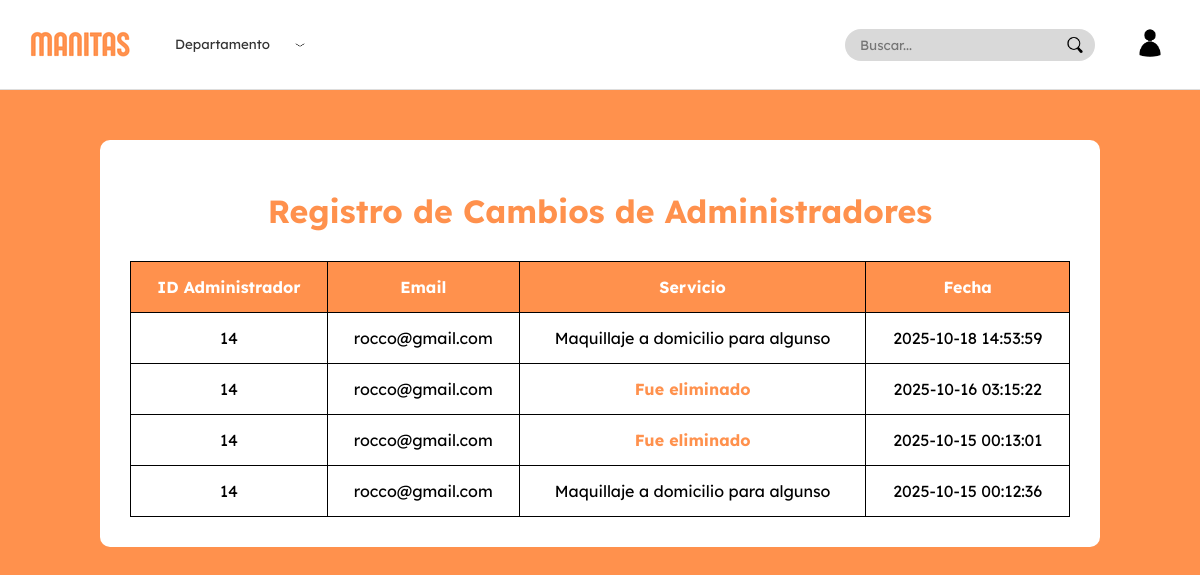
Screenshot of /apps/Controlador/administrador/CambiosAdminControlador.php (signed in) with the database file from the repository.
### tables this page shows
CREATE TABLE `administra` (
  `idAdministra` int NOT NULL AUTO_INCREMENT,
  `idUsuario` int NOT NULL,
  `idServicio` int NOT NULL,
  `fecha` datetime NOT NULL,
  PRIMARY KEY (`idAdministra`)
);

CREATE TABLE `usuario` (
  `IdUsuario` int NOT NULL AUTO_INCREMENT,
  `email` varchar(100) NOT NULL,
  `contraseña` varchar(255) NOT NULL,
  PRIMARY KEY (`IdUsuario`),
  UNIQUE KEY `email` (`email`)
);

CREATE TABLE `servicio` (
  `IdServicio` int NOT NULL AUTO_INCREMENT,
  `Titulo` varchar(100) NOT NULL,
  `Categoria` enum('Hogar','Autos','Belleza','Cuidado de niños','Digital','Cocina','Salud','Mascotas','Eventos','Educación','Transporte','Arte y Cultura') NOT NULL,
  `Descripcion` varchar(500) DEFAULT NULL,
  `Precio` int NOT NULL,
  `imagen` varchar(255) DEFAULT NULL,
  `departamento` varchar(255) NOT NULL DEFAULT '',
  `Duracion` decimal(3,1) NOT NULL,
  PRIMARY KEY (`IdServicio`),
  CONSTRAINT `chk_precio` CHECK ((`Precio` >= 0))
);

### apps/Controlador/administrador/CambiosAdminControlador.php (called while the page is built)
<?php
require_once($_SERVER['DOCUMENT_ROOT'].'/Proyecto/apps/Modelos/conexion.php');
require_once($_SERVER['DOCUMENT_ROOT'].'/Proyecto/apps/Modelos/Administra.php');
$cambios = Administra::obtenerTodos($conn);
require_once($_SERVER['DOCUMENT_ROOT'].'/Proyecto/apps/Vistas/paginas/propietario/historial_cambios.php');

### apps/Modelos/Administra.php (called while the page is built, shortened)
<?php
class Administra
{
    public static function obtenerTodos($conn)
    {
        $sql = "SELECT
                    a.idAdministra,
                    u.IdUsuario,
                    u.email,
                    s.Titulo AS servicio,
                    a.fecha
                FROM administra a
                LEFT JOIN usuario u ON a.idUsuario = u.IdUsuario
                LEFT JOIN Servicio s ON a.idServicio = s.IdServicio
                ORDER BY a.fecha DESC";
        $result = $conn->query($sql);
        $cambios = [];
        while ($row = $result->fetch_assoc()) {
            $cambios[] = [
                'idAdministra' => $row['idAdministra'],
                'idUsuario' => $row['IdUsuario'],
                'email' => $row['email'],
                'servicio' => $row['servicio'],
                'fecha' => $row['fecha']
            ];
        }
        return $cambios;
    }
}

### apps/VIstas/paginas/propietario/historial_cambios.php (the view, shortened to what this page needs)
<?php
require_once($_SERVER['DOCUMENT_ROOT'].'/Proyecto/apps/Controlador/administrador/CambiosAdminControlador.php');
?>
<!DOCTYPE html>
<html lang="es">
<head>
    <link rel="stylesheet" href="/Proyecto/public/css/paginas/propietario/historial_cambios.css">
    <link rel="stylesheet" href="/Proyecto/public/css/layout/navbar.css">
    <link rel="stylesheet" href="/Proyecto/public/css/fonts.css">
</head>
<body>
    <?php include $_SERVER['DOCUMENT_ROOT'] . '/Proyecto/apps/vistas/layout/navbar.php'; ?>
    <div class="cambios-admin-container">
        <h1>Registro de Cambios de Administradores</h1>
        <table class="tabla-cambios">
            <thead>
                <tr>
                    <th>ID Administrador</th>
                    <th>Email</th>
                    <th>Servicio </th>
                    <th>Fecha</th>
                </tr>
            </thead>
            <tbody>
                <?php if (!empty($cambios)): ?>
                    <?php foreach ($cambios as $cambio): ?>
                        <?php
                            $servicio = !empty($cambio['servicio'])
                                ? htmlspecialchars($cambio['servicio'])
                                : '<span class="servicio-eliminado">Fue eliminado</span>';
                        ?>
                        <tr>
                            <td><?= htmlspecialchars($cambio['idUsuario']) ?></td>
                            <td><?= htmlspecialchars($cambio['email']) ?></td>
                            <td><?= $servicio ?></td>
                            <td><?= htmlspecialchars($cambio['fecha']) ?></td>
                        </tr>
                    <?php endforeach; ?>
                <?php else: ?>
                    <tr>
                        <td colspan="4">No hay cambios registrados</td>
                    </tr>
                <?php endif; ?>
            </tbody>
        </table>
    </div>
</body>
</html>

### public/css/paginas/propietario/historial_cambios.css (style rules this page uses)
html, body { box-sizing: border-box; font-family: 'Lexend', sans-serif; background-color: #FF914D; color: #fff; box-sizing: border-box; }
.cambios-admin-container { width: 100vw; font-family: 'Lexend', sans-serif; max-width: 1000px; margin: 50px auto; background-color: #FFF; color: black; padding: 30px; border-radius: 10px; box-sizing: border-box; }
.cambios-admin-container h1 { text-align: center; font-size: 32px; font-weight: 700; margin-bottom: 30px; color: #FF914D; }
.tabla-cambios { width: 100%; border-collapse: collapse; }
.tabla-cambios th, .tabla-cambios td { padding: 15px; text-align: center; border: 1px solid black; font-size: 16px; }
.tabla-cambios th { background-color: #FF914D; color: #fff; }
.tabla-cambios tr:nth-child(even) { background-color: #FFF; color: black; }
.servicio-eliminado { color: #FF914D; font-weight: bold; }

### public/css/layout/navbar.css (style rules this page uses)
body { margin: 0; font-family: 'Lexend', sans-serif; }

### rows the page displays
administra: idUsuario.IdUsuario "14", idUsuario.email "rocco@gmail.com", idServicio.Titulo "Maquillaje a domicilio para algunso", fecha "2025-10-18 14:53:59"
administra: idUsuario.IdUsuario "14", idUsuario.email "rocco@gmail.com", shows "Fue eliminado", fecha "2025-10-16 03:15:22"
administra: idUsuario.IdUsuario "14", idUsuario.email "rocco@gmail.com", shows "Fue eliminado", fecha "2025-10-15 00:13:01"
administra: idUsuario.IdUsuario "14", idUsuario.email "rocco@gmail.com", idServicio.Titulo "Maquillaje a domicilio para algunso", fecha "2025-10-15 00:12:36"
